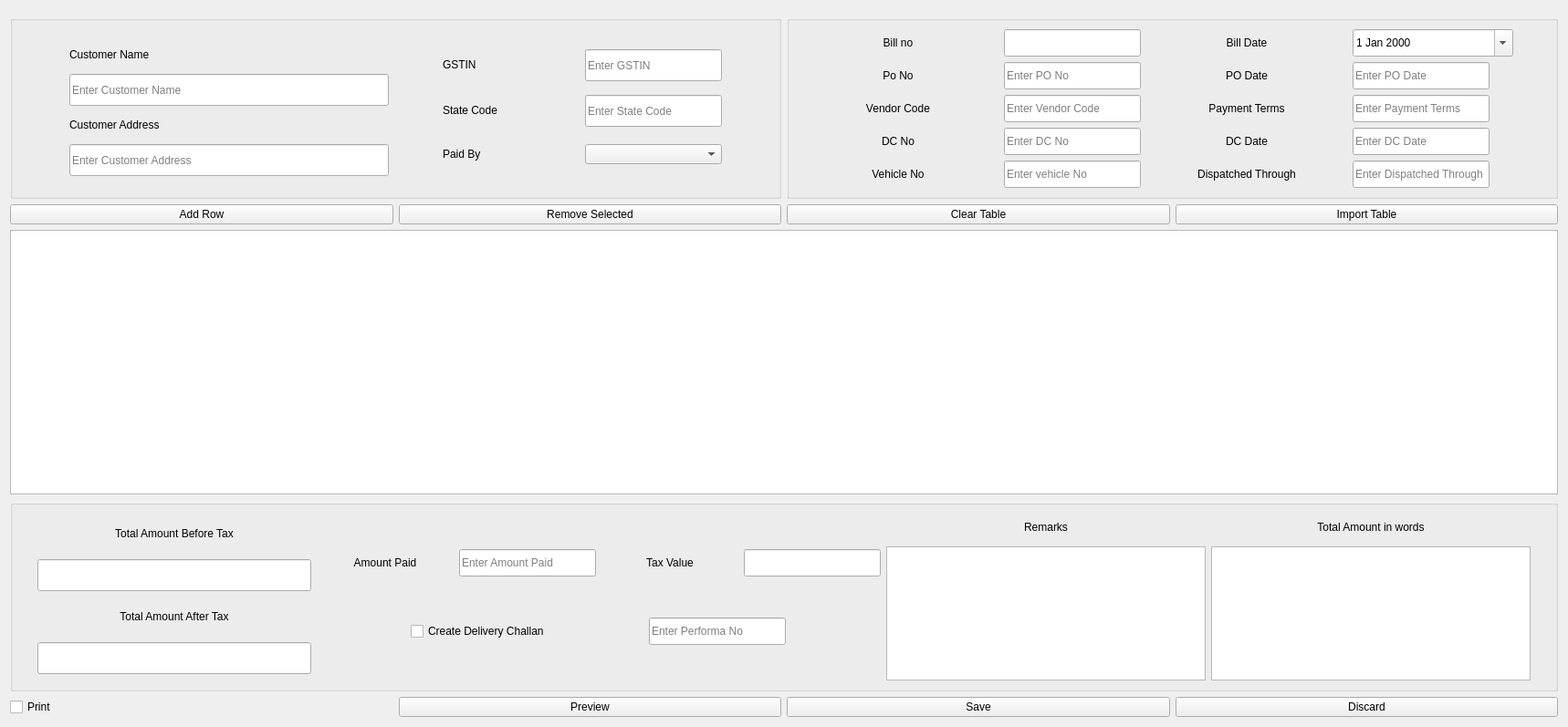
<?xml version="1.0" encoding="UTF-8"?>
<ui version="4.0">
 <class>SalesInvoice</class>
 <widget class="QWidget" name="SalesInvoice">
  <property name="geometry">
   <rect>
    <x>0</x>
    <y>0</y>
    <width>1718</width>
    <height>797</height>
   </rect>
  </property>
  <property name="sizePolicy">
   <sizepolicy hsizetype="Expanding" vsizetype="Preferred">
    <horstretch>0</horstretch>
    <verstretch>0</verstretch>
   </sizepolicy>
  </property>
  <property name="windowTitle">
   <string>Form</string>
  </property>
  <layout class="QGridLayout" name="gridLayout_6">
   <item row="0" column="0" colspan="2">
    <widget class="Header" name="widget" native="true"/>
   </item>
   <item row="1" column="0">
    <widget class="QGroupBox" name="groupBox">
     <property name="sizePolicy">
      <sizepolicy hsizetype="Expanding" vsizetype="Preferred">
       <horstretch>0</horstretch>
       <verstretch>0</verstretch>
      </sizepolicy>
     </property>
     <property name="title">
      <string/>
     </property>
     <property name="checkable">
      <bool>false</bool>
     </property>
     <layout class="QGridLayout" name="gridLayout">
      <item row="0" column="0">
       <layout class="QVBoxLayout" name="verticalLayout_3">
        <item>
         <widget class="QLabel" name="customerNameLabel">
          <property name="sizePolicy">
           <sizepolicy hsizetype="Fixed" vsizetype="Fixed">
            <horstretch>0</horstretch>
            <verstretch>0</verstretch>
           </sizepolicy>
          </property>
          <property name="minimumSize">
           <size>
            <width>150</width>
            <height>30</height>
           </size>
          </property>
          <property name="text">
           <string>Customer Name</string>
          </property>
          <property name="alignment">
           <set>Qt::AlignLeading|Qt::AlignLeft|Qt::AlignVCenter</set>
          </property>
         </widget>
        </item>
        <item>
         <widget class="QLineEdit" name="customerNameValue">
          <property name="sizePolicy">
           <sizepolicy hsizetype="Fixed" vsizetype="Fixed">
            <horstretch>0</horstretch>
            <verstretch>0</verstretch>
           </sizepolicy>
          </property>
          <property name="minimumSize">
           <size>
            <width>350</width>
            <height>35</height>
           </size>
          </property>
          <property name="maximumSize">
           <size>
            <width>16777215</width>
            <height>16777215</height>
           </size>
          </property>
          <property name="placeholderText">
           <string>Enter Customer Name</string>
          </property>
         </widget>
        </item>
        <item>
         <widget class="QLabel" name="customerAddressLabel">
          <property name="sizePolicy">
           <sizepolicy hsizetype="Fixed" vsizetype="Fixed">
            <horstretch>0</horstretch>
            <verstretch>0</verstretch>
           </sizepolicy>
          </property>
          <property name="minimumSize">
           <size>
            <width>150</width>
            <height>30</height>
           </size>
          </property>
          <property name="text">
           <string>Customer Address</string>
          </property>
         </widget>
        </item>
        <item>
         <widget class="QLineEdit" name="customerAddressValue">
          <property name="sizePolicy">
           <sizepolicy hsizetype="Fixed" vsizetype="Fixed">
            <horstretch>0</horstretch>
            <verstretch>0</verstretch>
           </sizepolicy>
          </property>
          <property name="minimumSize">
           <size>
            <width>350</width>
            <height>35</height>
           </size>
          </property>
          <property name="maximumSize">
           <size>
            <width>16777215</width>
            <height>16777215</height>
           </size>
          </property>
          <property name="placeholderText">
           <string>Enter Customer Address</string>
          </property>
         </widget>
        </item>
       </layout>
      </item>
      <item row="0" column="1">
       <layout class="QGridLayout" name="gridLayout_3">
        <item row="0" column="0">
         <widget class="QLabel" name="gstinLabel">
          <property name="sizePolicy">
           <sizepolicy hsizetype="Fixed" vsizetype="Fixed">
            <horstretch>0</horstretch>
            <verstretch>0</verstretch>
           </sizepolicy>
          </property>
          <property name="minimumSize">
           <size>
            <width>150</width>
            <height>30</height>
           </size>
          </property>
          <property name="text">
           <string>GSTIN</string>
          </property>
         </widget>
        </item>
        <item row="0" column="1">
         <widget class="QLineEdit" name="gstinValue">
          <property name="sizePolicy">
           <sizepolicy hsizetype="Fixed" vsizetype="Fixed">
            <horstretch>0</horstretch>
            <verstretch>0</verstretch>
           </sizepolicy>
          </property>
          <property name="minimumSize">
           <size>
            <width>150</width>
            <height>35</height>
           </size>
          </property>
          <property name="placeholderText">
           <string>Enter GSTIN </string>
          </property>
         </widget>
        </item>
        <item row="1" column="0">
         <widget class="QLabel" name="stateCodeLabel">
          <property name="sizePolicy">
           <sizepolicy hsizetype="Fixed" vsizetype="Fixed">
            <horstretch>0</horstretch>
            <verstretch>0</verstretch>
           </sizepolicy>
          </property>
          <property name="minimumSize">
           <size>
            <width>150</width>
            <height>30</height>
           </size>
          </property>
          <property name="text">
           <string>State Code</string>
          </property>
         </widget>
        </item>
        <item row="1" column="1">
         <widget class="QLineEdit" name="stateCodeValue">
          <property name="sizePolicy">
           <sizepolicy hsizetype="Fixed" vsizetype="Fixed">
            <horstretch>0</horstretch>
            <verstretch>0</verstretch>
           </sizepolicy>
          </property>
          <property name="minimumSize">
           <size>
            <width>150</width>
            <height>35</height>
           </size>
          </property>
          <property name="placeholderText">
           <string>Enter State Code</string>
          </property>
         </widget>
        </item>
        <item row="2" column="0">
         <widget class="QLabel" name="paidByLabel">
          <property name="sizePolicy">
           <sizepolicy hsizetype="Fixed" vsizetype="Fixed">
            <horstretch>0</horstretch>
            <verstretch>0</verstretch>
           </sizepolicy>
          </property>
          <property name="minimumSize">
           <size>
            <width>150</width>
            <height>30</height>
           </size>
          </property>
          <property name="text">
           <string>Paid By</string>
          </property>
         </widget>
        </item>
        <item row="2" column="1">
         <widget class="QComboBox" name="comboBox"/>
        </item>
       </layout>
      </item>
     </layout>
    </widget>
   </item>
   <item row="1" column="1">
    <widget class="QGroupBox" name="groupBox_2">
     <property name="sizePolicy">
      <sizepolicy hsizetype="Expanding" vsizetype="Preferred">
       <horstretch>0</horstretch>
       <verstretch>0</verstretch>
      </sizepolicy>
     </property>
     <property name="title">
      <string/>
     </property>
     <property name="checkable">
      <bool>false</bool>
     </property>
     <layout class="QGridLayout" name="gridLayout_4">
      <item row="0" column="0">
       <widget class="QLabel" name="billNoLabel">
        <property name="sizePolicy">
         <sizepolicy hsizetype="Fixed" vsizetype="Preferred">
          <horstretch>0</horstretch>
          <verstretch>0</verstretch>
         </sizepolicy>
        </property>
        <property name="minimumSize">
         <size>
          <width>150</width>
          <height>30</height>
         </size>
        </property>
        <property name="text">
         <string>Bill no</string>
        </property>
        <property name="alignment">
         <set>Qt::AlignCenter</set>
        </property>
       </widget>
      </item>
      <item row="0" column="1">
       <widget class="QLineEdit" name="billNoValue">
        <property name="sizePolicy">
         <sizepolicy hsizetype="Fixed" vsizetype="Fixed">
          <horstretch>0</horstretch>
          <verstretch>0</verstretch>
         </sizepolicy>
        </property>
        <property name="minimumSize">
         <size>
          <width>150</width>
          <height>30</height>
         </size>
        </property>
        <property name="readOnly">
         <bool>true</bool>
        </property>
       </widget>
      </item>
      <item row="0" column="2">
       <widget class="QLabel" name="billDatelabel">
        <property name="sizePolicy">
         <sizepolicy hsizetype="Fixed" vsizetype="Preferred">
          <horstretch>0</horstretch>
          <verstretch>0</verstretch>
         </sizepolicy>
        </property>
        <property name="minimumSize">
         <size>
          <width>150</width>
          <height>30</height>
         </size>
        </property>
        <property name="text">
         <string>Bill Date</string>
        </property>
        <property name="alignment">
         <set>Qt::AlignCenter</set>
        </property>
       </widget>
      </item>
      <item row="1" column="0">
       <widget class="QLabel" name="poNoLabel">
        <property name="minimumSize">
         <size>
          <width>150</width>
          <height>30</height>
         </size>
        </property>
        <property name="text">
         <string>Po No</string>
        </property>
        <property name="alignment">
         <set>Qt::AlignCenter</set>
        </property>
       </widget>
      </item>
      <item row="1" column="1">
       <widget class="QLineEdit" name="poNoValue">
        <property name="sizePolicy">
         <sizepolicy hsizetype="Fixed" vsizetype="Fixed">
          <horstretch>0</horstretch>
          <verstretch>0</verstretch>
         </sizepolicy>
        </property>
        <property name="minimumSize">
         <size>
          <width>150</width>
          <height>30</height>
         </size>
        </property>
        <property name="placeholderText">
         <string>Enter PO No</string>
        </property>
       </widget>
      </item>
      <item row="1" column="2">
       <widget class="QLabel" name="poDatelabel">
        <property name="minimumSize">
         <size>
          <width>150</width>
          <height>30</height>
         </size>
        </property>
        <property name="text">
         <string>PO Date</string>
        </property>
        <property name="alignment">
         <set>Qt::AlignCenter</set>
        </property>
       </widget>
      </item>
      <item row="1" column="3">
       <widget class="QLineEdit" name="poDateValue">
        <property name="sizePolicy">
         <sizepolicy hsizetype="Fixed" vsizetype="Fixed">
          <horstretch>0</horstretch>
          <verstretch>0</verstretch>
         </sizepolicy>
        </property>
        <property name="minimumSize">
         <size>
          <width>150</width>
          <height>30</height>
         </size>
        </property>
        <property name="placeholderText">
         <string>Enter PO Date</string>
        </property>
       </widget>
      </item>
      <item row="2" column="0">
       <widget class="QLabel" name="vendorCodeLabel">
        <property name="minimumSize">
         <size>
          <width>150</width>
          <height>30</height>
         </size>
        </property>
        <property name="text">
         <string>Vendor Code</string>
        </property>
        <property name="alignment">
         <set>Qt::AlignCenter</set>
        </property>
       </widget>
      </item>
      <item row="2" column="1">
       <widget class="QLineEdit" name="vendorCodeValue">
        <property name="sizePolicy">
         <sizepolicy hsizetype="Fixed" vsizetype="Fixed">
          <horstretch>0</horstretch>
          <verstretch>0</verstretch>
         </sizepolicy>
        </property>
        <property name="minimumSize">
         <size>
          <width>150</width>
          <height>30</height>
         </size>
        </property>
        <property name="placeholderText">
         <string>Enter Vendor Code</string>
        </property>
       </widget>
      </item>
      <item row="2" column="2">
       <widget class="QLabel" name="paymentTermslabel">
        <property name="minimumSize">
         <size>
          <width>150</width>
          <height>30</height>
         </size>
        </property>
        <property name="text">
         <string>Payment Terms</string>
        </property>
        <property name="alignment">
         <set>Qt::AlignCenter</set>
        </property>
       </widget>
      </item>
      <item row="2" column="3">
       <widget class="QLineEdit" name="paymentTermsValue">
        <property name="sizePolicy">
         <sizepolicy hsizetype="Fixed" vsizetype="Fixed">
          <horstretch>0</horstretch>
          <verstretch>0</verstretch>
         </sizepolicy>
        </property>
        <property name="minimumSize">
         <size>
          <width>150</width>
          <height>30</height>
         </size>
        </property>
        <property name="placeholderText">
         <string>Enter Payment Terms</string>
        </property>
       </widget>
      </item>
      <item row="3" column="0">
       <widget class="QLabel" name="dcNoLabel">
        <property name="minimumSize">
         <size>
          <width>150</width>
          <height>30</height>
         </size>
        </property>
        <property name="text">
         <string>DC No</string>
        </property>
        <property name="alignment">
         <set>Qt::AlignCenter</set>
        </property>
       </widget>
      </item>
      <item row="3" column="1">
       <widget class="QLineEdit" name="dcNoValue">
        <property name="sizePolicy">
         <sizepolicy hsizetype="Fixed" vsizetype="Fixed">
          <horstretch>0</horstretch>
          <verstretch>0</verstretch>
         </sizepolicy>
        </property>
        <property name="minimumSize">
         <size>
          <width>150</width>
          <height>30</height>
         </size>
        </property>
        <property name="placeholderText">
         <string>Enter DC No</string>
        </property>
       </widget>
      </item>
      <item row="3" column="2">
       <widget class="QLabel" name="daDateLabel">
        <property name="minimumSize">
         <size>
          <width>150</width>
          <height>30</height>
         </size>
        </property>
        <property name="text">
         <string>DC Date</string>
        </property>
        <property name="alignment">
         <set>Qt::AlignCenter</set>
        </property>
       </widget>
      </item>
      <item row="3" column="3">
       <widget class="QLineEdit" name="dcDateValue">
        <property name="sizePolicy">
         <sizepolicy hsizetype="Fixed" vsizetype="Fixed">
          <horstretch>0</horstretch>
          <verstretch>0</verstretch>
         </sizepolicy>
        </property>
        <property name="minimumSize">
         <size>
          <width>150</width>
          <height>30</height>
         </size>
        </property>
        <property name="placeholderText">
         <string>Enter DC Date</string>
        </property>
       </widget>
      </item>
      <item row="4" column="0">
       <widget class="QLabel" name="vehicleNoLabel">
        <property name="minimumSize">
         <size>
          <width>150</width>
          <height>30</height>
         </size>
        </property>
        <property name="text">
         <string>Vehicle No</string>
        </property>
        <property name="alignment">
         <set>Qt::AlignCenter</set>
        </property>
       </widget>
      </item>
      <item row="4" column="1">
       <widget class="QLineEdit" name="vehicleNoValue">
        <property name="sizePolicy">
         <sizepolicy hsizetype="Fixed" vsizetype="Fixed">
          <horstretch>0</horstretch>
          <verstretch>0</verstretch>
         </sizepolicy>
        </property>
        <property name="minimumSize">
         <size>
          <width>150</width>
          <height>30</height>
         </size>
        </property>
        <property name="placeholderText">
         <string>Enter vehicle No</string>
        </property>
       </widget>
      </item>
      <item row="4" column="2">
       <widget class="QLabel" name="dispatchedlabel">
        <property name="minimumSize">
         <size>
          <width>150</width>
          <height>30</height>
         </size>
        </property>
        <property name="text">
         <string>Dispatched Through</string>
        </property>
        <property name="alignment">
         <set>Qt::AlignCenter</set>
        </property>
       </widget>
      </item>
      <item row="4" column="3">
       <widget class="QLineEdit" name="dispatchedValue">
        <property name="sizePolicy">
         <sizepolicy hsizetype="Fixed" vsizetype="Fixed">
          <horstretch>0</horstretch>
          <verstretch>0</verstretch>
         </sizepolicy>
        </property>
        <property name="minimumSize">
         <size>
          <width>150</width>
          <height>30</height>
         </size>
        </property>
        <property name="placeholderText">
         <string>Enter Dispatched Through</string>
        </property>
       </widget>
      </item>
      <item row="0" column="3">
       <widget class="QDateEdit" name="billDateValue">
        <property name="sizePolicy">
         <sizepolicy hsizetype="Fixed" vsizetype="Fixed">
          <horstretch>0</horstretch>
          <verstretch>0</verstretch>
         </sizepolicy>
        </property>
        <property name="minimumSize">
         <size>
          <width>176</width>
          <height>30</height>
         </size>
        </property>
        <property name="calendarPopup">
         <bool>true</bool>
        </property>
       </widget>
      </item>
     </layout>
    </widget>
   </item>
   <item row="2" column="0" colspan="2">
    <layout class="QHBoxLayout" name="horizontalLayout_4">
     <item>
      <widget class="QPushButton" name="addButton">
       <property name="sizePolicy">
        <sizepolicy hsizetype="Minimum" vsizetype="Fixed">
         <horstretch>0</horstretch>
         <verstretch>35</verstretch>
        </sizepolicy>
       </property>
       <property name="text">
        <string>Add Row</string>
       </property>
      </widget>
     </item>
     <item>
      <widget class="QPushButton" name="removeButton">
       <property name="sizePolicy">
        <sizepolicy hsizetype="Minimum" vsizetype="Fixed">
         <horstretch>0</horstretch>
         <verstretch>35</verstretch>
        </sizepolicy>
       </property>
       <property name="text">
        <string>Remove Selected</string>
       </property>
      </widget>
     </item>
     <item>
      <widget class="QPushButton" name="clearButton">
       <property name="sizePolicy">
        <sizepolicy hsizetype="Minimum" vsizetype="Fixed">
         <horstretch>0</horstretch>
         <verstretch>35</verstretch>
        </sizepolicy>
       </property>
       <property name="text">
        <string>Clear Table</string>
       </property>
      </widget>
     </item>
     <item>
      <widget class="QPushButton" name="importButton">
       <property name="sizePolicy">
        <sizepolicy hsizetype="Minimum" vsizetype="Fixed">
         <horstretch>0</horstretch>
         <verstretch>35</verstretch>
        </sizepolicy>
       </property>
       <property name="text">
        <string>Import Table</string>
       </property>
      </widget>
     </item>
    </layout>
   </item>
   <item row="3" column="0" colspan="2">
    <widget class="TableWidget" name="salesInvoiceTable"/>
   </item>
   <item row="4" column="0" colspan="2">
    <widget class="QGroupBox" name="groupBox_3">
     <property name="sizePolicy">
      <sizepolicy hsizetype="Expanding" vsizetype="Fixed">
       <horstretch>0</horstretch>
       <verstretch>0</verstretch>
      </sizepolicy>
     </property>
     <property name="minimumSize">
      <size>
       <width>0</width>
       <height>100</height>
      </size>
     </property>
     <property name="maximumSize">
      <size>
       <width>16777215</width>
       <height>210</height>
      </size>
     </property>
     <property name="title">
      <string/>
     </property>
     <property name="checkable">
      <bool>false</bool>
     </property>
     <layout class="QHBoxLayout" name="horizontalLayout_5">
      <item>
       <layout class="QHBoxLayout" name="horizontalLayout_3">
        <item>
         <layout class="QVBoxLayout" name="verticalLayout">
          <item>
           <widget class="QLabel" name="beforeTaxLabel">
            <property name="sizePolicy">
             <sizepolicy hsizetype="Fixed" vsizetype="Fixed">
              <horstretch>0</horstretch>
              <verstretch>0</verstretch>
             </sizepolicy>
            </property>
            <property name="minimumSize">
             <size>
              <width>300</width>
              <height>30</height>
             </size>
            </property>
            <property name="text">
             <string>Total Amount Before Tax</string>
            </property>
            <property name="alignment">
             <set>Qt::AlignCenter</set>
            </property>
           </widget>
          </item>
          <item>
           <widget class="QLineEdit" name="beforeTaxValue">
            <property name="sizePolicy">
             <sizepolicy hsizetype="Fixed" vsizetype="Fixed">
              <horstretch>0</horstretch>
              <verstretch>0</verstretch>
             </sizepolicy>
            </property>
            <property name="minimumSize">
             <size>
              <width>300</width>
              <height>35</height>
             </size>
            </property>
           </widget>
          </item>
          <item>
           <widget class="QLabel" name="afterTaxLabel">
            <property name="sizePolicy">
             <sizepolicy hsizetype="Fixed" vsizetype="Fixed">
              <horstretch>0</horstretch>
              <verstretch>0</verstretch>
             </sizepolicy>
            </property>
            <property name="minimumSize">
             <size>
              <width>300</width>
              <height>30</height>
             </size>
            </property>
            <property name="text">
             <string>Total Amount After Tax</string>
            </property>
            <property name="alignment">
             <set>Qt::AlignCenter</set>
            </property>
           </widget>
          </item>
          <item>
           <widget class="QLineEdit" name="afterTaxValue">
            <property name="sizePolicy">
             <sizepolicy hsizetype="Fixed" vsizetype="Fixed">
              <horstretch>0</horstretch>
              <verstretch>0</verstretch>
             </sizepolicy>
            </property>
            <property name="minimumSize">
             <size>
              <width>300</width>
              <height>35</height>
             </size>
            </property>
           </widget>
          </item>
         </layout>
        </item>
        <item>
         <layout class="QGridLayout" name="gridLayout_5">
          <item row="0" column="0">
           <layout class="QHBoxLayout" name="horizontalLayout">
            <item>
             <widget class="QLabel" name="amountPaidLabel">
              <property name="sizePolicy">
               <sizepolicy hsizetype="Fixed" vsizetype="Fixed">
                <horstretch>0</horstretch>
                <verstretch>0</verstretch>
               </sizepolicy>
              </property>
              <property name="minimumSize">
               <size>
                <width>150</width>
                <height>30</height>
               </size>
              </property>
              <property name="text">
               <string>Amount Paid</string>
              </property>
              <property name="alignment">
               <set>Qt::AlignCenter</set>
              </property>
             </widget>
            </item>
            <item>
             <widget class="QLineEdit" name="amountPaidValue">
              <property name="sizePolicy">
               <sizepolicy hsizetype="Fixed" vsizetype="Fixed">
                <horstretch>0</horstretch>
                <verstretch>0</verstretch>
               </sizepolicy>
              </property>
              <property name="minimumSize">
               <size>
                <width>150</width>
                <height>30</height>
               </size>
              </property>
              <property name="placeholderText">
               <string>Enter Amount Paid</string>
              </property>
             </widget>
            </item>
            <item>
             <widget class="QLabel" name="taxValueLabel">
              <property name="sizePolicy">
               <sizepolicy hsizetype="Fixed" vsizetype="Fixed">
                <horstretch>0</horstretch>
                <verstretch>0</verstretch>
               </sizepolicy>
              </property>
              <property name="minimumSize">
               <size>
                <width>150</width>
                <height>30</height>
               </size>
              </property>
              <property name="text">
               <string>Tax Value</string>
              </property>
              <property name="alignment">
               <set>Qt::AlignCenter</set>
              </property>
             </widget>
            </item>
            <item>
             <widget class="QLineEdit" name="taxValue">
              <property name="sizePolicy">
               <sizepolicy hsizetype="Fixed" vsizetype="Fixed">
                <horstretch>0</horstretch>
                <verstretch>0</verstretch>
               </sizepolicy>
              </property>
              <property name="minimumSize">
               <size>
                <width>150</width>
                <height>30</height>
               </size>
              </property>
             </widget>
            </item>
           </layout>
          </item>
          <item row="1" column="0">
           <layout class="QHBoxLayout" name="performaLayout">
            <item>
             <widget class="QCheckBox" name="deliveryChallan">
              <property name="sizePolicy">
               <sizepolicy hsizetype="Fixed" vsizetype="Fixed">
                <horstretch>0</horstretch>
                <verstretch>0</verstretch>
               </sizepolicy>
              </property>
              <property name="text">
               <string>Create Delivery Challan</string>
              </property>
             </widget>
            </item>
            <item>
             <widget class="QLineEdit" name="performaNoValue">
              <property name="sizePolicy">
               <sizepolicy hsizetype="Fixed" vsizetype="Fixed">
                <horstretch>0</horstretch>
                <verstretch>0</verstretch>
               </sizepolicy>
              </property>
              <property name="minimumSize">
               <size>
                <width>150</width>
                <height>30</height>
               </size>
              </property>
              <property name="placeholderText">
               <string>Enter Performa No</string>
              </property>
             </widget>
            </item>
           </layout>
          </item>
         </layout>
        </item>
        <item>
         <layout class="QGridLayout" name="gridLayout_2">
          <item row="0" column="0">
           <widget class="QLabel" name="remarksLabel">
            <property name="minimumSize">
             <size>
              <width>150</width>
              <height>30</height>
             </size>
            </property>
            <property name="text">
             <string>Remarks</string>
            </property>
            <property name="alignment">
             <set>Qt::AlignCenter</set>
            </property>
           </widget>
          </item>
          <item row="0" column="1">
           <widget class="QLabel" name="amountWordLabel">
            <property name="minimumSize">
             <size>
              <width>150</width>
              <height>30</height>
             </size>
            </property>
            <property name="text">
             <string>Total Amount in words</string>
            </property>
            <property name="alignment">
             <set>Qt::AlignCenter</set>
            </property>
           </widget>
          </item>
          <item row="1" column="0">
           <widget class="QTextEdit" name="remarksValue">
            <property name="sizePolicy">
             <sizepolicy hsizetype="Fixed" vsizetype="Fixed">
              <horstretch>0</horstretch>
              <verstretch>0</verstretch>
             </sizepolicy>
            </property>
            <property name="minimumSize">
             <size>
              <width>350</width>
              <height>40</height>
             </size>
            </property>
           </widget>
          </item>
          <item row="1" column="1">
           <widget class="QTextEdit" name="amountWordsValue">
            <property name="sizePolicy">
             <sizepolicy hsizetype="Fixed" vsizetype="Fixed">
              <horstretch>0</horstretch>
              <verstretch>0</verstretch>
             </sizepolicy>
            </property>
            <property name="minimumSize">
             <size>
              <width>350</width>
              <height>40</height>
             </size>
            </property>
           </widget>
          </item>
         </layout>
        </item>
       </layout>
      </item>
     </layout>
    </widget>
   </item>
   <item row="5" column="0" colspan="2">
    <layout class="QHBoxLayout" name="horizontalLayout_2">
     <item>
      <widget class="QCheckBox" name="printCheckBox">
       <property name="sizePolicy">
        <sizepolicy hsizetype="Expanding" vsizetype="Fixed">
         <horstretch>0</horstretch>
         <verstretch>35</verstretch>
        </sizepolicy>
       </property>
       <property name="text">
        <string>Print</string>
       </property>
      </widget>
     </item>
     <item>
      <widget class="QPushButton" name="previewButton">
       <property name="sizePolicy">
        <sizepolicy hsizetype="Expanding" vsizetype="Fixed">
         <horstretch>0</horstretch>
         <verstretch>35</verstretch>
        </sizepolicy>
       </property>
       <property name="text">
        <string>Preview</string>
       </property>
      </widget>
     </item>
     <item>
      <widget class="QPushButton" name="saveButton">
       <property name="sizePolicy">
        <sizepolicy hsizetype="Expanding" vsizetype="Fixed">
         <horstretch>0</horstretch>
         <verstretch>0</verstretch>
        </sizepolicy>
       </property>
       <property name="text">
        <string>Save</string>
       </property>
      </widget>
     </item>
     <item>
      <widget class="QPushButton" name="discardButton">
       <property name="sizePolicy">
        <sizepolicy hsizetype="Expanding" vsizetype="Fixed">
         <horstretch>0</horstretch>
         <verstretch>0</verstretch>
        </sizepolicy>
       </property>
       <property name="text">
        <string>Discard</string>
       </property>
      </widget>
     </item>
    </layout>
   </item>
  </layout>
  <zorder>groupBox_2</zorder>
  <zorder>groupBox_3</zorder>
  <zorder>widget</zorder>
  <zorder>groupBox</zorder>
  <zorder>salesInvoiceTable</zorder>
  <zorder></zorder>
 </widget>
 <customwidgets>
  <customwidget>
   <class>Header</class>
   <extends>QWidget</extends>
   <header location="global">_widgets.header</header>
   <container>1</container>
  </customwidget>
  <customwidget>
   <class>TableWidget</class>
   <extends>QTableWidget</extends>
   <header>_widgets.utils</header>
  </customwidget>
 </customwidgets>
 <resources/>
 <connections/>
</ui>
